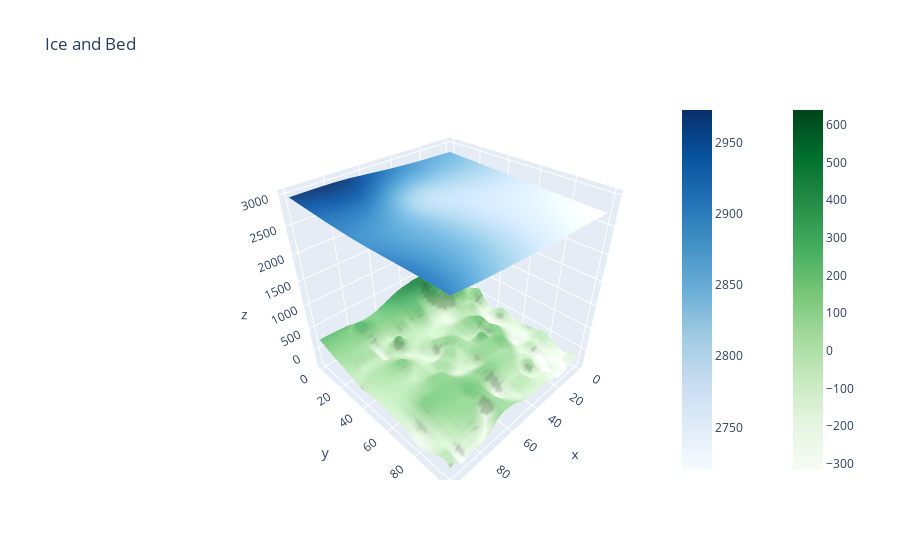

Write notebook code for a chart like this one.
### Code cell
import plotly.graph_objects as go

fig = go.Figure(
    data=[
        go.Surface(
            z=surface.values,
            colorscale="Blues",
            opacity=1,  # 0.8,
            colorbar_x=0.8,
        ),
        go.Surface(
            z=bed.values,
            colorscale="Greens",
            opacity=0.9,
            colorbar_x=0.95,
        ),
    ],
)

camera = dict(eye=dict(x=1, y=1, z=1))

fig.update_layout(
    title="Ice and Bed",
    scene_aspectmode="manual",
    scene_aspectratio=dict(x=1, y=1, z=1),
)

fig.show()

### Figure 1 — Plotly figure (JSON) as saved in the notebook; plotly's stock layout.template omitted (floating-point values rounded to 4 significant figures; data arrays with more than 128 entries replaced by an {"elided": "..."} marker saying what was removed)
{"data": [{"colorbar": {"x": 0.8}, "colorscale": [[0, "rgb(247,251,255)"], [0.125, "rgb(222,235,247)"], [0.25, "rgb(198,219,239)"], [0.375, "rgb(158,202,225)"], [0.5, "rgb(107,174,214)"], [0.625, "rgb(66,146,198)"], [0.75, "rgb(33,113,181)"], [0.875, "rgb(8,81,156)"], [1, "rgb(8,48,107)"]], "opacity": 1, "type": "surface", "z": {"elided": "101x101 int values"}}, {"colorbar": {"x": 0.95}, "colorscale": [[0, "rgb(247,252,245)"], [0.125, "rgb(229,245,224)"], [0.25, "rgb(199,233,192)"], [0.375, "rgb(161,217,155)"], [0.5, "rgb(116,196,118)"], [0.625, "rgb(65,171,93)"], [0.75, "rgb(35,139,69)"], [0.875, "rgb(0,109,44)"], [1, "rgb(0,68,27)"]], "opacity": 0.9, "type": "surface", "z": {"elided": "101x101 int values"}}], "layout": {"scene": {"aspectmode": "manual", "aspectratio": {"x": 1, "y": 1, "z": 1}}, "title": {"text": "Ice and Bed"}}}
